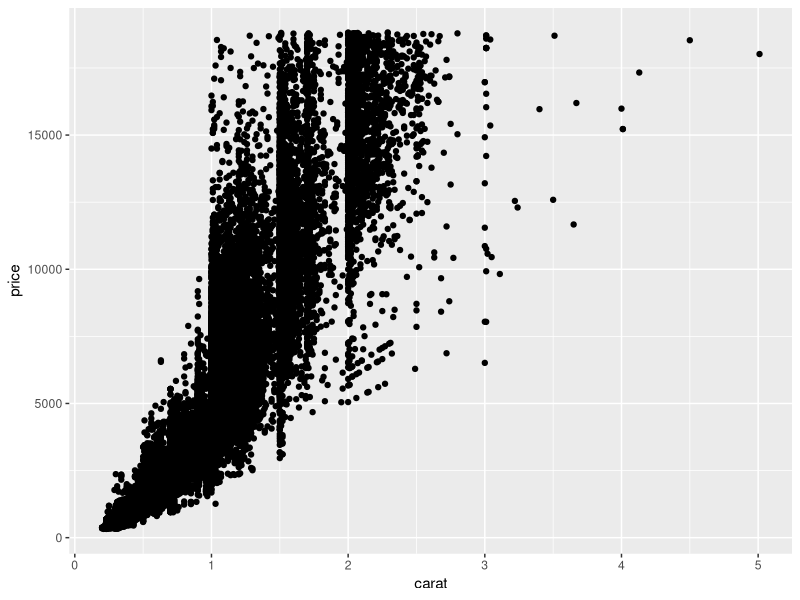
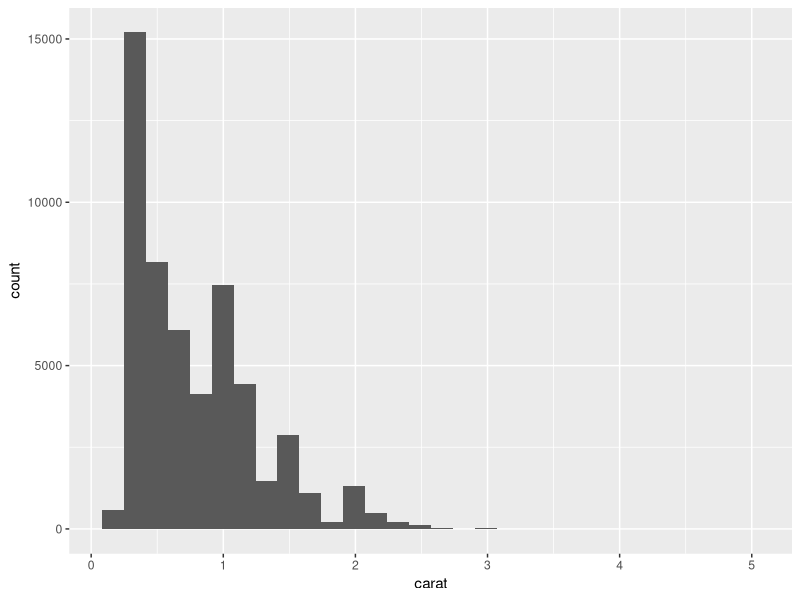
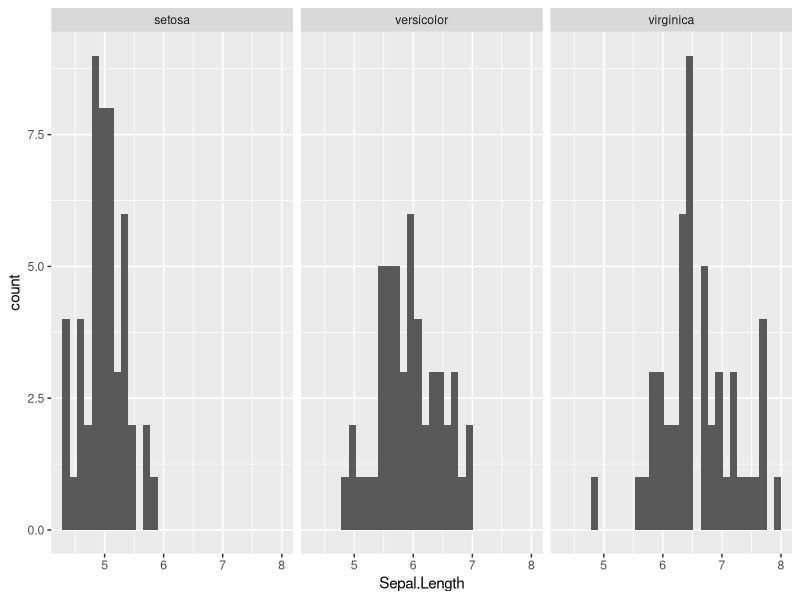
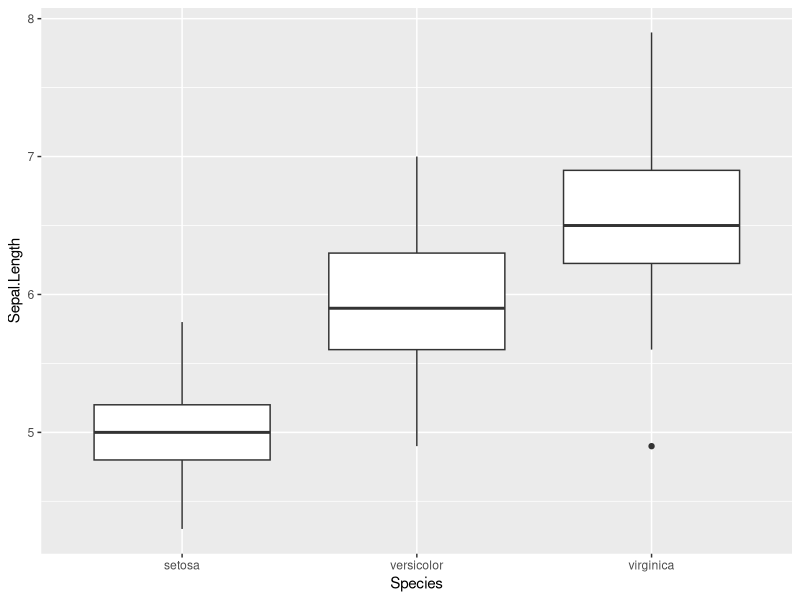
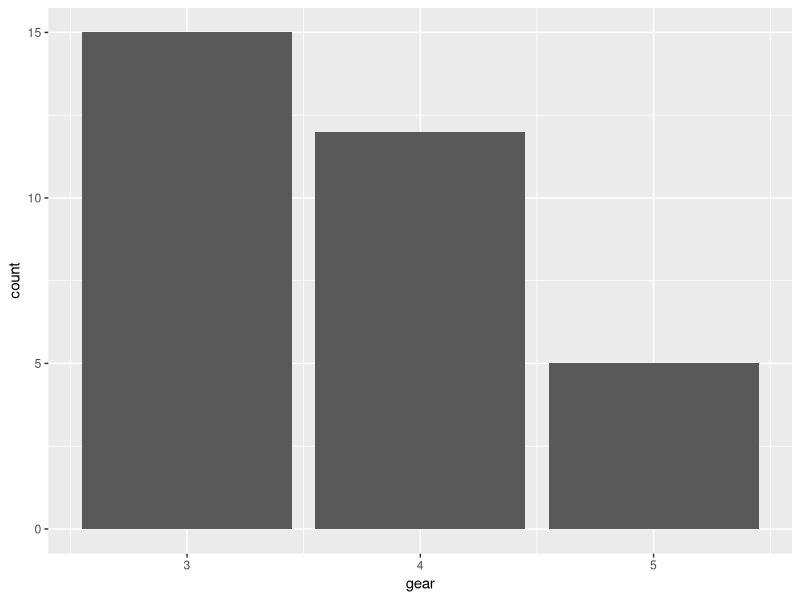

The R script that drew these images, in order:
## ---- chunk 1
knitr::opts_chunk$set(echo = TRUE)
## ---- chunk 2

## ---- chunk 3
library(ggplot2)
## ---- chunk 4
data(diamonds)
ggplot(data=diamonds)+
  geom_point(aes(x=carat,y=price))
## ---- chunk 5
ggplot(data=diamonds)+
  geom_histogram(aes(x=carat))
## ---- chunk 6
ggplot(data=iris,aes(x=Sepal.Length))+
  geom_histogram()+
  facet_wrap(~Species)
## ---- chunk 7
ggplot(iris,aes(x=Species,y=Sepal.Length))+
  geom_boxplot()
## ---- chunk 8
ggplot(mtcars,aes(gear))+
  geom_bar()
